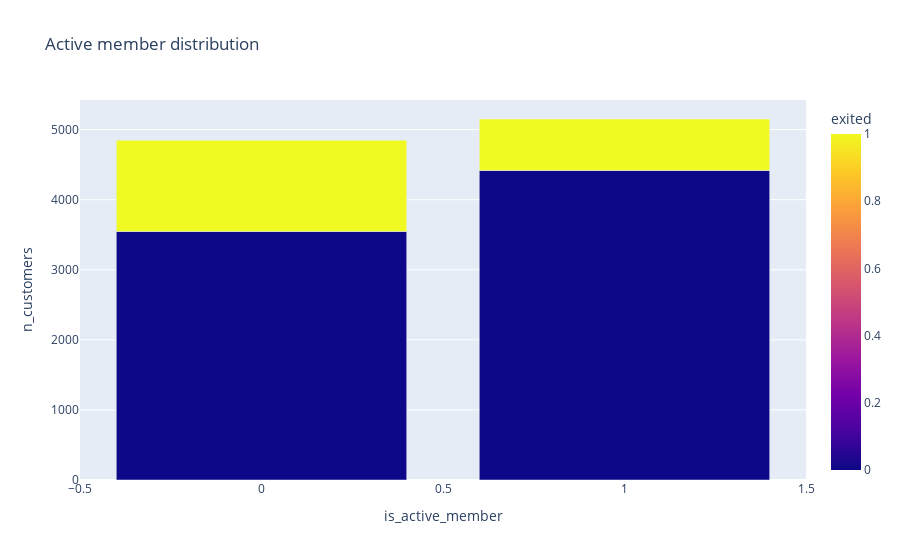

Write notebook code for a chart like this one.
### Code cell
aux = df3[['customer_id','is_active_member', 'exited']].groupby(['is_active_member', 'exited']).count().rename(columns={'customer_id': 'n_customers'}).reset_index()

fig = px.bar(aux, x="is_active_member", y="n_customers", color="exited", title="Active member distribution")
fig.show()

### Figure 1 — Plotly figure (JSON) as saved in the notebook; plotly's stock layout.template omitted (floating-point values rounded to 4 significant figures)
{"data": [{"alignmentgroup": "True", "hovertemplate": "is_active_member=%{x}<br>n_customers=%{y}<br>exited=%{marker.color}<extra></extra>", "legendgroup": "", "marker": {"color": [0, 1, 0, 1], "coloraxis": "coloraxis", "pattern": {"shape": ""}}, "name": "", "offsetgroup": "", "orientation": "v", "showlegend": false, "textposition": "auto", "type": "bar", "x": [0, 0, 1, 1], "xaxis": "x", "y": [3547, 1302, 4416, 735], "yaxis": "y"}], "layout": {"barmode": "relative", "coloraxis": {"colorbar": {"title": {"text": "exited"}}, "colorscale": [[0, "#0d0887"], [0.1111, "#46039f"], [0.2222, "#7201a8"], [0.3333, "#9c179e"], [0.4444, "#bd3786"], [0.5556, "#d8576b"], [0.6667, "#ed7953"], [0.7778, "#fb9f3a"], [0.8889, "#fdca26"], [1, "#f0f921"]]}, "legend": {"tracegroupgap": 0}, "title": {"text": "Active member distribution"}, "xaxis": {"anchor": "y", "domain": [0, 1], "title": {"text": "is_active_member"}}, "yaxis": {"anchor": "x", "domain": [0, 1], "title": {"text": "n_customers"}}}}
